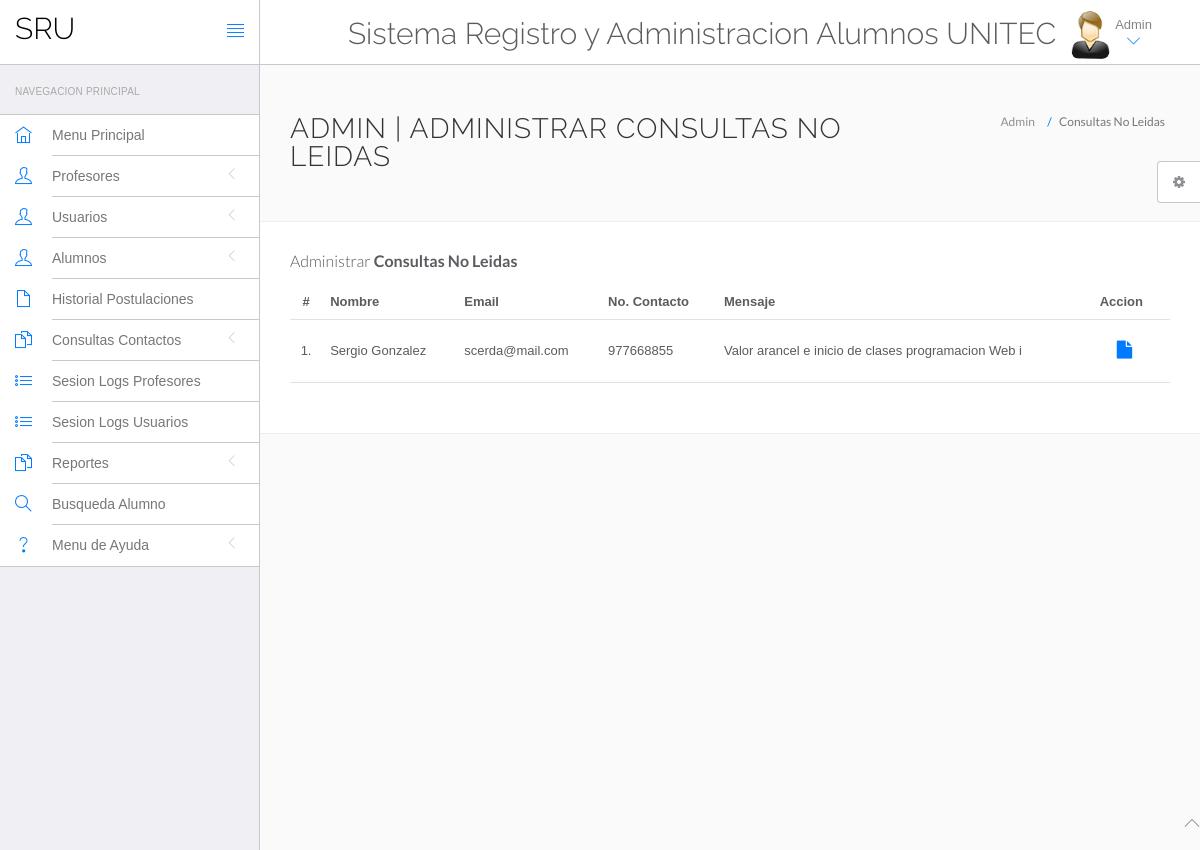
The app's page /srunitec/admin/unread-queries.php (signed in) with its own data.
### tables this page shows
CREATE TABLE `tblcontactus` (
  `id` int(11) NOT NULL,
  `fullname` varchar(255) DEFAULT NULL,
  `email` varchar(255) DEFAULT NULL,
  `contactno` bigint(12) DEFAULT NULL,
  `message` mediumtext DEFAULT NULL,
  `PostingDate` timestamp NULL DEFAULT current_timestamp(),
  `AdminRemark` mediumtext DEFAULT NULL,
  `LastupdationDate` timestamp NULL DEFAULT NULL ON UPDATE current_timestamp(),
  `IsRead` int(11) DEFAULT NULL
);

### srunitec/admin/unread-queries.php (the view, shortened to what this page needs)
<?php
include('include/config.php');
?>
<!DOCTYPE html>
<html lang="en">
	<head>
		<link rel="stylesheet" href="vendor/bootstrap/css/bootstrap.min.css">
		<link rel="stylesheet" href="vendor/fontawesome/css/font-awesome.min.css">
		<link rel="stylesheet" href="vendor/themify-icons/themify-icons.min.css">
		<link href="vendor/animate.css/animate.min.css" rel="stylesheet" media="screen">
		<link href="vendor/perfect-scrollbar/perfect-scrollbar.min.css" rel="stylesheet" media="screen">
		<link href="vendor/switchery/switchery.min.css" rel="stylesheet" media="screen">
		<link href="vendor/bootstrap-touchspin/jquery.bootstrap-touchspin.min.css" rel="stylesheet" media="screen">
		<link href="vendor/select2/select2.min.css" rel="stylesheet" media="screen">
		<link href="vendor/bootstrap-datepicker/bootstrap-datepicker3.standalone.min.css" rel="stylesheet" media="screen">
		<link href="vendor/bootstrap-timepicker/bootstrap-timepicker.min.css" rel="stylesheet" media="screen">
		<link rel="stylesheet" href="assets/css/styles.css">
		<link rel="stylesheet" href="assets/css/plugins.css">
		<link rel="stylesheet" href="assets/css/themes/theme-1.css" id="skin_color" />
	</head>
	<body>
		<div id="app">
<?php include('include/sidebar.php');?>
			<div class="app-content">
						<?php include('include/header.php');?>
				<div class="main-content" >
					<div class="wrap-content container" id="container">
						<section id="page-title">
							<div class="row">
								<div class="col-sm-8">
									<h1 class="mainTitle">Admin | Administrar Consultas No Leidas</h1>
																	</div>
								<ol class="breadcrumb">
									<li>
										<span>Admin</span>
									</li>
									<li class="active">
										<span>Consultas No Leidas</span>
									</li>
								</ol>
							</div>
						</section>
						<div class="container-fluid container-fullw bg-white">
									<div class="row">
								<div class="col-md-12">
									<h5 class="over-title margin-bottom-15">Administrar <span class="text-bold">Consultas No Leidas</span></h5>
									<table class="table table-hover" id="sample-table-1">
										<thead>
											<tr>
												<th class="center">#</th>
												<th>Nombre</th>
												<th class="hidden-xs">Email</th>
												<th>No. Contacto </th>
												<th>Mensaje </th>
												<th>Accion</th>
											</tr>
										</thead>
										<tbody>
<?php
$sql=mysqli_query($con,"select * from tblcontactus where IsRead is null");
$cnt=1;
while($row=mysqli_fetch_array($sql))
{
?>
											<tr>
												<td class="center"><?php echo $cnt;?>.</td>
												<td class="hidden-xs"><?php echo $row['fullname'];?></td>
												<td><?php echo $row['email'];?></td>
												<td><?php echo $row['contactno'];?></td>
												<td><?php echo $row['message'];?></td>
												<td >
												<div class="visible-md visible-lg hidden-sm hidden-xs">
							<a href="query-details.php?id=<?php echo $row['id'];?>" class="btn btn-transparent btn-lg" title="View Details"><i class="fa fa-file"></i></a>
												</div>
												</td>
											</tr>
											<?php
$cnt=$cnt+1;
											 }?>
										</tbody>
									</table>
								</div>
							</div>
								</div>
							</div>
						</div>
					</div>
				</div>
	<?php include('include/footer.php');?>
	<?php include('include/setting.php');?>
	</body>
</html>

### srunitec/admin/assets/css/themes/theme-1.css (style rules this page uses)
body { background: #FAFAFA; }

### records on screen
tblcontactus: fullname "Sergio Gonzalez", email "scerda@mail.com", contactno "977668855", message "Valor arancel e inicio de clases programacion Web i"
